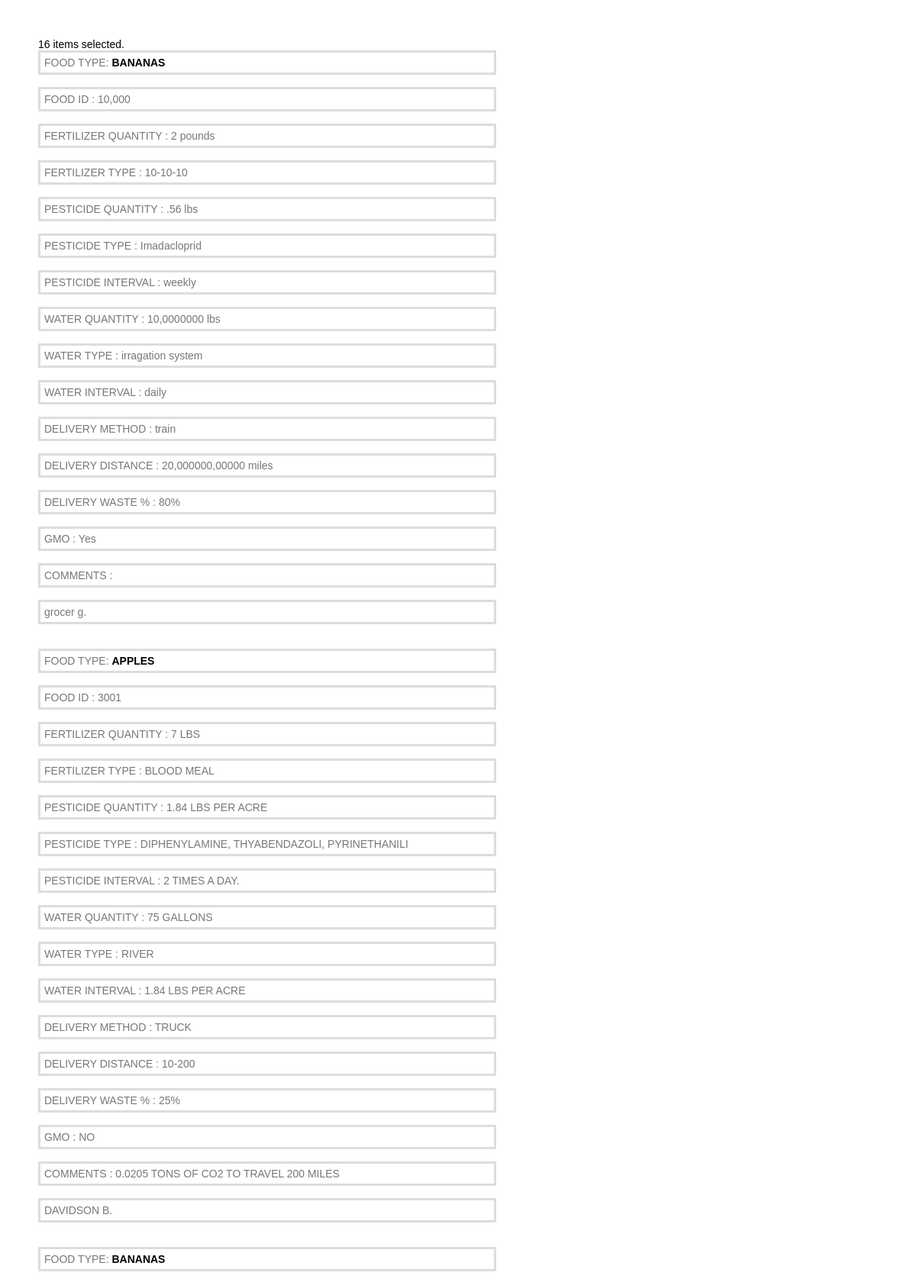
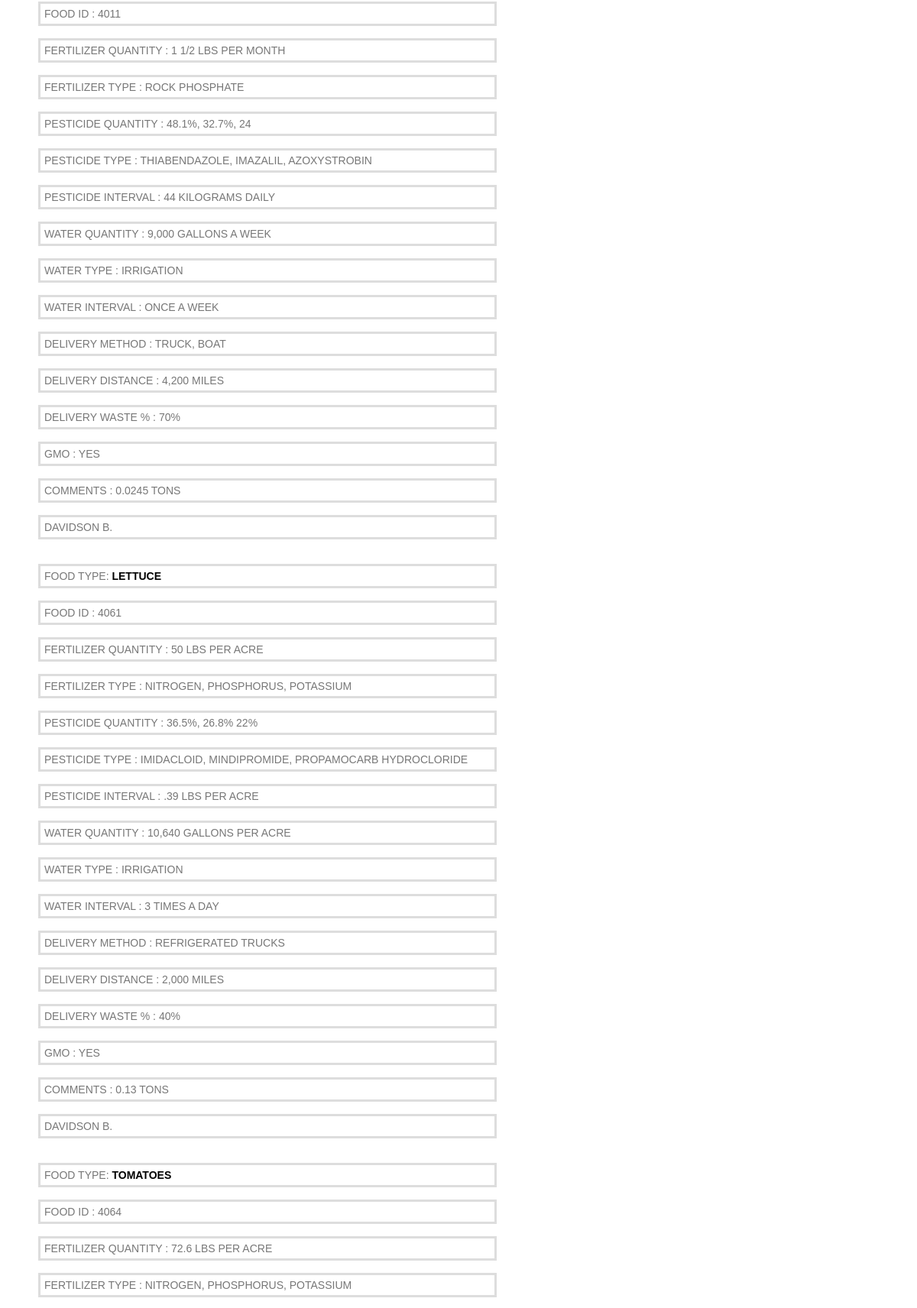
/data/select-phone-1.0.php (upper part), run on the app's committed database (2 pictures, top to bottom).
### tables this page shows
CREATE TABLE IF NOT EXISTS `fooddata` (
  `last` varchar(64) NOT NULL,
  `first` varchar(1) NOT NULL,
  `food_type` varchar(16) NOT NULL,
  `food_id` varchar(16) NOT NULL,
  `fert_quantity` varchar(64) NOT NULL,
  `fert_type` varchar(64) NOT NULL,
  `pest_quantity` varchar(64) NOT NULL,
  `pest_type` varchar(64) NOT NULL,
  `pest_interval` varchar(64) NOT NULL,
  `water_quantity` varchar(64) NOT NULL,
  `water_type` varchar(64) NOT NULL,
  `water_interval` varchar(64) NOT NULL,
  `delivery_method` varchar(64) NOT NULL,
  `delivery_distance` varchar(64) NOT NULL,
  `delivery_waste` varchar(64) NOT NULL,
  `gmo` varchar(16) NOT NULL,
  `comments` text NOT NULL,
  `date_time` varchar(64) NOT NULL
);

### data/select-phone-1.0.php (the view, shortened to what this page needs)
<html><head><title> <?php echo "FOOD NAME"; ?></title>
</head>
<body>
<div id = "content">
	<?php
		$connection = mysql_connect($host,$dbuser,$dbpass);
		$sql = "select * from food.fooddata";
		$result = mysql_query ($sql, $connection);
		$therows = mysql_num_rows($result);
		echo "$therows items selected. <br />";
		while ($row = mysql_fetch_row($result)){
				echo "<div class =label >FOOD TYPE: ";
					echo "<span style=color:#000;font-weight:bold>$row[2] </span></div><br />";
				echo "<div class =label >FOOD ID	: ";
					echo "$row[3] </div><br />";
				echo "<div class =label >FERTILIZER QUANTITY : ";
					echo "$row[4] </div><br />";
				echo "<div class =label >FERTILIZER TYPE : ";
					echo "$row[5] </div><br />";
				echo "<div class =label >PESTICIDE QUANTITY : ";
					echo "$row[6] </div><br />";
				echo "<div class =label >PESTICIDE TYPE : ";
					echo "$row[7] </div><br />";
				echo "<div class =label >PESTICIDE INTERVAL : ";
					echo "$row[8] </div><br />" ;
				echo "<div class =label >WATER QUANTITY  : ";
					echo "$row[9] </div><br />"	;
				echo "<div class =label >WATER TYPE : ";
					echo "$row[10] </div><br />";
				echo "<div class =label >WATER INTERVAL : ";
					echo "$row[11] </div><br />";
				echo "<div class =label >DELIVERY METHOD  : ";
					echo "$row[12] </div><br />";
				echo "<div class =label >DELIVERY DISTANCE  : ";
					echo "$row[13] </div><br />";
				echo "<div class =label >DELIVERY WASTE % : ";
					echo "$row[14] </div><br />";
				echo "<div class =label >GMO  :  ";
					echo "$row[15] </div><br />";
				echo "<div class =label >COMMENTS : ";
					echo "$row[16] </div><br />";
				echo "<div class =label >$row[0] $row[1]. </div>";
				echo " <br /><br />";
		}
?>
</div>
</body>
</html>

### data/select-phone-1.0.php (style rules this page uses)
body { margin: 0; padding: 0; background-color: #ffffff; color:#996633; font-family:"Arial","sans-serif";color:#700070;font-size:14px; }
#content { font-family: Arial, Helvetica, sans-serif; font-size: 14px; color: #000; background-color:white; position:absolute; left:50px; top:50px; width:600px; }
div.label { background-color:#fff; color: #777; border-style: solid; border-color: #ddd #ddd; padding: 5px; }

### data on the page
fooddata: food_type "BANANAS", food_id "10,000", fert_quantity "2 pounds", fert_type "10-10-10", pest_quantity ".56 lbs", pest_type "Imadacloprid", pest_interval "weekly", water_quantity "10,0000000 lbs", water_type "irragation system", water_interval "daily", delivery_method "train", delivery_distance "20,000000,00000 miles", delivery_waste "80%", gmo "Yes", last "grocer", first "g"
fooddata: food_type "APPLES", food_id "3001", fert_quantity "7 LBS", fert_type "BLOOD MEAL", pest_quantity "1.84 LBS PER ACRE", pest_type "DIPHENYLAMINE, THYABENDAZOLI, PYRINETHANILI", pest_interval "2 TIMES A DAY.", water_quantity "75 GALLONS", water_type "RIVER", water_interval "1.84 LBS PER ACRE", delivery_method "TRUCK", delivery_distance "10-200", delivery_waste "25%", gmo "NO", comments "0.0205 TONS OF CO2 TO TRAVEL 200 MILES", last "DAVIDSON", first "B"
fooddata: food_type "BANANAS", food_id "4011", fert_quantity "1 1/2 LBS PER MONTH", fert_type "ROCK PHOSPHATE", pest_quantity "48.1%, 32.7%, 24", pest_type "THIABENDAZOLE, IMAZALIL, AZOXYSTROBIN", pest_interval "44 KILOGRAMS DAILY", water_quantity "9,000 GALLONS A WEEK", water_type "IRRIGATION", water_interval "ONCE A WEEK", delivery_method "TRUCK, BOAT", delivery_distance "4,200 MILES", delivery_waste "70%", gmo "YES", comments "0.0245 TONS", last "DAVIDSON", first "B"
fooddata: food_type "LETTUCE", food_id "4061", fert_quantity "50 LBS PER ACRE", fert_type "NITROGEN, PHOSPHORUS, POTASSIUM", pest_quantity "36.5%, 26.8% 22%", pest_type "IMIDACLOID, MINDIPROMIDE, PROPAMOCARB HYDROCLORIDE", pest_interval ".39 LBS PER ACRE", water_quantity "10,640 GALLONS PER ACRE", water_type "IRRIGATION", water_interval "3 TIMES A DAY", delivery_method "REFRIGERATED TRUCKS", delivery_distance "2,000 MILES", delivery_waste "40%", gmo "YES", comments "0.13 TONS", last "DAVIDSON", first "B"
fooddata: food_type "TOMATOES", food_id "4064", fert_quantity "72.6 LBS PER ACRE", fert_type "NITROGEN, PHOSPHORUS, POTASSIUM"

### other printed values
$therows "16"
